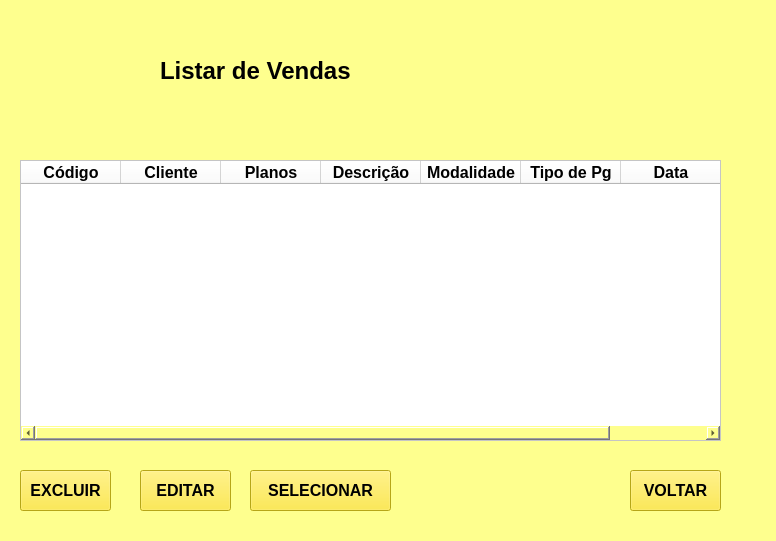
<?xml version="1.0" encoding="UTF-8"?>
<ui version="4.0">
 <class>Form</class>
 <widget class="QWidget" name="Form">
  <property name="geometry">
   <rect>
    <x>0</x>
    <y>0</y>
    <width>776</width>
    <height>541</height>
   </rect>
  </property>
  <property name="font">
   <font>
    <pointsize>12</pointsize>
   </font>
  </property>
  <property name="windowTitle">
   <string>Form</string>
  </property>
  <property name="styleSheet">
   <string notr="true">background-color: rgb(254, 255, 142);</string>
  </property>
  <widget class="QLabel" name="label_5">
   <property name="geometry">
    <rect>
     <x>280</x>
     <y>380</y>
     <width>91</width>
     <height>16</height>
    </rect>
   </property>
   <property name="font">
    <font>
     <family>Cambria</family>
     <pointsize>12</pointsize>
     <weight>75</weight>
     <bold>true</bold>
    </font>
   </property>
   <property name="text">
    <string>Data:</string>
   </property>
  </widget>
  <widget class="QPushButton" name="pushButton">
   <property name="geometry">
    <rect>
     <x>20</x>
     <y>470</y>
     <width>91</width>
     <height>41</height>
    </rect>
   </property>
   <property name="font">
    <font>
     <pointsize>12</pointsize>
     <weight>75</weight>
     <bold>true</bold>
    </font>
   </property>
   <property name="styleSheet">
    <string notr="true">background-color: rgb(255, 232, 34);</string>
   </property>
   <property name="text">
    <string>EXCLUIR</string>
   </property>
  </widget>
  <widget class="QLabel" name="label_6">
   <property name="geometry">
    <rect>
     <x>160</x>
     <y>30</y>
     <width>211</width>
     <height>81</height>
    </rect>
   </property>
   <property name="font">
    <font>
     <pointsize>18</pointsize>
     <weight>75</weight>
     <bold>true</bold>
    </font>
   </property>
   <property name="text">
    <string>Listar de Vendas</string>
   </property>
  </widget>
  <widget class="QPushButton" name="pushButton_2">
   <property name="geometry">
    <rect>
     <x>630</x>
     <y>470</y>
     <width>91</width>
     <height>41</height>
    </rect>
   </property>
   <property name="font">
    <font>
     <pointsize>12</pointsize>
     <weight>75</weight>
     <bold>true</bold>
    </font>
   </property>
   <property name="styleSheet">
    <string notr="true">background-color: rgb(255, 232, 34);</string>
   </property>
   <property name="text">
    <string>VOLTAR</string>
   </property>
  </widget>
  <widget class="QPushButton" name="pushButton_3">
   <property name="geometry">
    <rect>
     <x>140</x>
     <y>470</y>
     <width>91</width>
     <height>41</height>
    </rect>
   </property>
   <property name="font">
    <font>
     <pointsize>12</pointsize>
     <weight>75</weight>
     <bold>true</bold>
    </font>
   </property>
   <property name="styleSheet">
    <string notr="true">background-color: rgb(255, 232, 34);</string>
   </property>
   <property name="text">
    <string>EDITAR</string>
   </property>
  </widget>
  <widget class="QTableWidget" name="tableWidget">
   <property name="geometry">
    <rect>
     <x>20</x>
     <y>160</y>
     <width>701</width>
     <height>281</height>
    </rect>
   </property>
   <property name="font">
    <font>
     <pointsize>12</pointsize>
     <weight>75</weight>
     <bold>true</bold>
    </font>
   </property>
   <property name="styleSheet">
    <string notr="true">background-color: rgb(255, 255, 255);</string>
   </property>
   <column>
    <property name="text">
     <string>Código</string>
    </property>
    <property name="font">
     <font>
      <pointsize>12</pointsize>
      <weight>75</weight>
      <bold>true</bold>
     </font>
    </property>
   </column>
   <column>
    <property name="text">
     <string>Cliente</string>
    </property>
    <property name="font">
     <font>
      <pointsize>12</pointsize>
      <weight>75</weight>
      <bold>true</bold>
     </font>
    </property>
   </column>
   <column>
    <property name="text">
     <string>Planos</string>
    </property>
    <property name="font">
     <font>
      <pointsize>12</pointsize>
      <weight>75</weight>
      <bold>true</bold>
     </font>
    </property>
   </column>
   <column>
    <property name="text">
     <string>Descrição</string>
    </property>
    <property name="font">
     <font>
      <pointsize>12</pointsize>
      <weight>75</weight>
      <bold>true</bold>
     </font>
    </property>
   </column>
   <column>
    <property name="text">
     <string>Modalidade</string>
    </property>
    <property name="font">
     <font>
      <pointsize>12</pointsize>
      <weight>75</weight>
      <bold>true</bold>
     </font>
    </property>
   </column>
   <column>
    <property name="text">
     <string>Tipo de Pg</string>
    </property>
    <property name="font">
     <font>
      <pointsize>12</pointsize>
      <weight>75</weight>
      <bold>true</bold>
     </font>
    </property>
   </column>
   <column>
    <property name="text">
     <string>Data</string>
    </property>
    <property name="font">
     <font>
      <pointsize>12</pointsize>
      <weight>75</weight>
      <bold>true</bold>
     </font>
    </property>
   </column>
  </widget>
  <widget class="QLabel" name="label_7">
   <property name="geometry">
    <rect>
     <x>250</x>
     <y>-60</y>
     <width>471</width>
     <height>281</height>
    </rect>
   </property>
   <property name="styleSheet">
    <string notr="true">background-color: rgb(254, 255, 142);</string>
   </property>
   <property name="text">
    <string/>
   </property>
   <property name="pixmap">
    <pixmap>logoacademiaOF-removebg-preview (1).png</pixmap>
   </property>
   <property name="scaledContents">
    <bool>true</bool>
   </property>
  </widget>
  <widget class="QPushButton" name="pushButton_4">
   <property name="geometry">
    <rect>
     <x>250</x>
     <y>470</y>
     <width>141</width>
     <height>41</height>
    </rect>
   </property>
   <property name="font">
    <font>
     <pointsize>12</pointsize>
     <weight>75</weight>
     <bold>true</bold>
    </font>
   </property>
   <property name="styleSheet">
    <string notr="true">background-color: rgb(255, 232, 34);</string>
   </property>
   <property name="text">
    <string>SELECIONAR</string>
   </property>
  </widget>
  <zorder>label_7</zorder>
  <zorder>label_5</zorder>
  <zorder>pushButton</zorder>
  <zorder>pushButton_2</zorder>
  <zorder>pushButton_3</zorder>
  <zorder>tableWidget</zorder>
  <zorder>label_6</zorder>
  <zorder>pushButton_4</zorder>
 </widget>
 <resources/>
 <connections/>
</ui>
